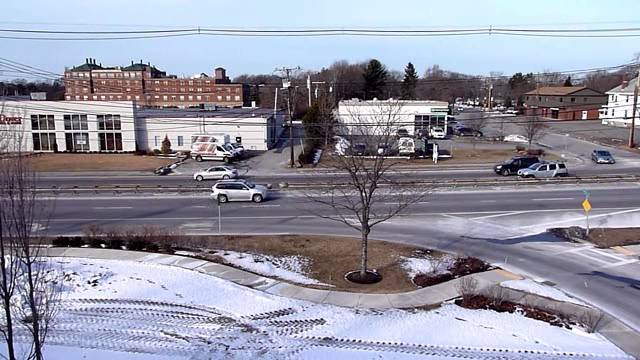
#> input picture frame 50 of resources/cars.avi, 640 x 360 px
$ python main.py
#> lines starting #> are read from the running program, lines starting #| are printed output that depends on the picture
### car_detection/car_keeper.py
import cv2


class CarKeeper:

    def __init__(self, car_comparator):
        self.id_seq = 1
        self.cars = []
        self.car_comparator = car_comparator

    def add(self, detected_cars):
        new_cars = self.get_new_cars(detected_cars)
        existing_cars = self.get_existing_cars(detected_cars)
        non_detected_cars = self.get_not_detected_cars(existing_cars)

        for detected_car in existing_cars:
            similar_car = self.get_similar(detected_car)
            if similar_car is not None:
                detected_car.update(similar_car)
        for car in new_cars:
            car.assign_id(self.id_seq)
            self.id_seq = self.id_seq + 1
            print(f"Found new car! {self.id_seq - 1}")
        self.cars = new_cars + existing_cars + non_detected_cars

    def get_new_cars(self, detected_cars):
        return list(filter(lambda x: self.car_comparator.overlaps(x, self.cars) <= 1 and self.get_similar(x) is None, detected_cars))

    def get_existing_cars(self, detected_cars):
        return list(filter(lambda x: self.get_similar(x) is not None, detected_cars))

    def get_not_detected_cars(self, existing_and_detected):
        existing_and_detected_ids = list(map(lambda x: x.id, existing_and_detected))
        non_detected = list(filter(lambda x: x.id in existing_and_detected_ids, self.cars))
        return non_detected

    # [5 lines left out: function get_similar, not called in this run]

### car_detection/summary_painter.py
import cv2
import math
import numpy as np

class SummaryPainter:

    def __init__(self, car_colors, columns):
        self.car_colors = car_colors
        self.columns = columns

    def paint(self, source, target, cars):
        rows = np.size(target, 0)
        cols = np.size(target, 1)
        column_delta = math.floor(cols/(self.columns + 1))
        current_column_pixel = 10
        current_row_pixel = 10
        current_column = 0
        current_row = 0
        cars.sort(key=lambda x: x.id)
        for car in cars:
            _, _, w, h = cv2.boundingRect(car.contour)
            if current_column_pixel + column_delta >= cols:
                current_col = 0
                current_column_pixel = 10
                current_row_pixel = current_row_pixel + 110
            x, y = current_column_pixel, current_row_pixel
            color = self.car_colors[car.type]
            cv2.rectangle(target, (x, y), (x + column_delta, y + 100), color, 2)
            current_column += 1
            current_column_pixel = current_column_pixel + column_delta + 10

### car_detection/car_factory.py
from car import Car
import cv2
from position import Position


# [5 lines left out: function get_counter_center, not called in this run]


class CarFactory:

    def __init__(self, sizes):
        self.sizes = sizes

    # [10 lines left out: functions make_car, get_type, not called in this run]

### car_detection/area.py
class Area:

    def __init__(self, min, max):
        self.min = min
        self.max = max

    def inside(self, area_amount):
        return self.min <= area_amount < self.max

### car_detection/car_comparator.py
import cv2
from rectangle import Rectangle


class CarComparator:

    def __init__(self, common_area_ratio):
        self.common_area_ratio = common_area_ratio

    # [9 lines left out: function compare, not called in this run]

    def overlaps(self, aCar, allCars):
        overlapping_cars = list(filter(lambda x: self.compare(aCar, x), allCars))
        return len(overlapping_cars)

### car_detection/area_filter.py
import cv2


class AreaFilter:

    def __init__(self, minSize, maxSize):
        self.maxSize = maxSize
        self.minSize = minSize

    def applies(self, contour):
        return self.minSize < cv2.contourArea(contour) < self.maxSize

### car_detection/main.py
import time

import cv2
import numpy as np

from car import Car
from car_factory import CarFactory
from area import Area
from car_keeper import CarKeeper
from car_comparator import CarComparator
from area_filter import AreaFilter
from summary_painter import SummaryPainter

car_sizes = {"CAR": Area(0, 3000), "VAN": Area(3000, 7000), "TRUCK": Area(7000, 10000)}
GREEN_RGB = (0, 255, 0)
YELLOW_RGB = (0, 255, 255)
RED_RGB = (0, 0, 255)
car_colors = {"CAR": GREEN_RGB, "VAN": YELLOW_RGB, "TRUCK": RED_RGB}


# [6 lines of commented-out code are left out]


def on_mouse(event, x, y, flags, param):
    if event == cv2.EVENT_LBUTTONDOWN:
        print('x = %d, y = %d' % (x, y))


def draw_contour_center(contour, image):
    M = cv2.moments(contour)
    # calculate x,y coordinate of center
    cX = int(M["m10"] / M["m00"]) if M["m00"] != 0 else 0
    cY = int(M["m01"] / M["m00"]) if M["m00"] != 0 else 0
    # put text and highlight the center
    cv2.circle(image, (cX, cY), 5, (0, 0, 255), -1)


def process_and_show_image(image):
    gray = cv2.cvtColor(image, cv2.COLOR_BGR2GRAY)
    fgbg = bgSub.apply(gray)
    blur = cv2.GaussianBlur(fgbg, (25, 25), 25)
    _, thresh1 = cv2.threshold(blur, 20, 255, cv2.THRESH_BINARY)
    cv2.imshow("Grey", gray)
    cv2.imshow("Foreground", fgbg)
    cv2.imshow("Blurred foreground", blur)
    cv2.imshow("Thresholded", thresh1)
    return thresh1


def draw_car_boxes(image, cars):
    for car in cars:
        x, y, w, h = cv2.boundingRect(car.contour)
        color = car_colors[car.type]
        cv2.rectangle(image, (x, y), (x + w, y + h), color, 2)


def draw_car_speeds(image, cars, speed_conversion_factor):
    for car in cars:
        speed = int(car.speed * speed_conversion_factor)
        x, y, w, h = cv2.boundingRect(car.contour)
        color = car_colors[car.type]
        cv2.putText(image, f"{speed} km/h", (x, y + 60), font, 0.5, YELLOW_RGB, 2, cv2.LINE_AA)


video = cv2.VideoCapture('../resources/cars.avi')
bgSub = cv2.createBackgroundSubtractorMOG2(history=5, varThreshold=50, detectShadows=False)
kalman = cv2.KalmanFilter(2, 1)
car_factory = CarFactory(car_sizes)
car_comparator = CarComparator(0.8)
frame_width = video.get(cv2.CAP_PROP_FRAME_WIDTH)
frame_height = video.get(cv2.CAP_PROP_FRAME_HEIGHT)
area_filter = AreaFilter(300, frame_height * frame_width - 1000)

fps = video.get(cv2.CAP_PROP_FPS)
sedan_approximated_length = 3.5
sedan_pixel_length = 60
metres_per_pixel_factor = sedan_approximated_length / sedan_approximated_length
speed_conversion_factor = fps * metres_per_pixel_factor * (3600.0 / 1000.0) / 10
font = cv2.FONT_HERSHEY_SIMPLEX
print(f"Frames per second using video.get(cv2.CAP_PROP_FPS) : {fps}")
print(f"Should see approximately 28 cars")
car_keeper = CarKeeper(car_comparator)
painter = SummaryPainter(car_colors, 5)

while video.isOpened():
    ret, frame = video.read()
#> frame is the input picture: shape (360, 640, 3); mean B, G, R 162.3, 147.8, 147.6
    processed_image = process_and_show_image(frame)
#> in process_and_show_image, `gray = cv2.cvtColor(image, cv2.COLOR_BGR2GRAY)`:
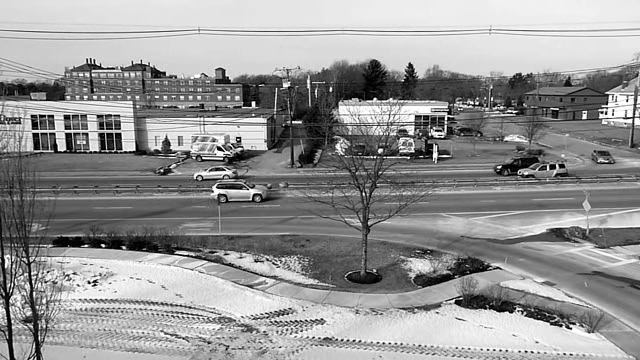
#> gray: shape (360, 640); min 0, max 255, mean 149.3
#> in process_and_show_image, `fgbg = bgSub.apply(gray)`: fgbg: shape (360, 640); every value is 255
    contours, hierarchy = cv2.findContours(processed_image, cv2.RETR_TREE, cv2.CHAIN_APPROX_SIMPLE)
#> contours = [[[0, 0], [0, 359], [639, 359], [639, 0]]]
    contours = list(filter(lambda x: area_filter.applies(x), contours))
#> contours = []
    detected_cars = list(map(lambda contour: car_factory.make_car(contour), contours))
#> detected_cars = []
    car_keeper.add(detected_cars)
#> after the loop in add, `for car in new_cars:`: self.id_seq = 1
#> in add, `self.cars = new_cars + existing_cars + non_detected_cars`: self.cars = []
    cars = car_keeper.cars
#> cars = []
    draw_car_boxes(frame, cars)
    draw_car_speeds(frame, cars, speed_conversion_factor)
    cv2.imshow("6. Result", frame)
    cv2.setMouseCallback('6. Result', on_mouse)
    size = 600, 600, 3
    target = np.zeros(size, dtype=np.uint8)
    painter.paint(frame, target, cars)
#> in paint, `rows = np.size(target, 0)`: rows = 600
#> in paint, `rows = np.size(target, 0)`: target: shape (600, 600, 3); every value is 0
#> in paint, `column_delta = math.floor(cols/(self.columns + 1))`: column_delta = 100
#> after the loop in paint, `for car in cars:`: current_column = 0; current_column_pixel = 10
    cv2.imshow("Target", target)
    key_pressed = cv2.waitKey(0)
#> (key q is pressed here)
    if key_pressed == ord('q'):
        break

video.release()
cv2.destroyAllWindows()

$ run again, starting later in the video
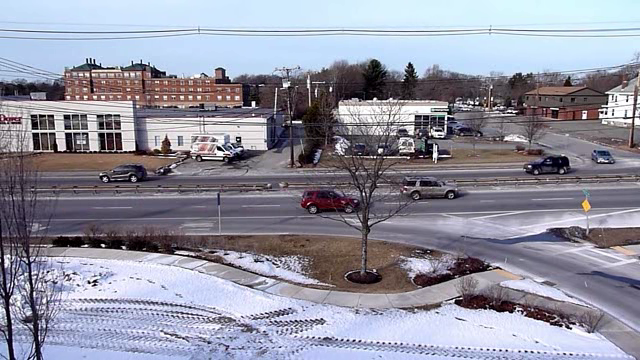
#> input picture frame 225 of resources/cars.avi, 640 x 360 px
#> frame is the input picture: shape (360, 640, 3); mean B, G, R 159.9, 145.3, 145.2
#> in process_and_show_image, `gray = cv2.cvtColor(image, cv2.COLOR_BGR2GRAY)`:
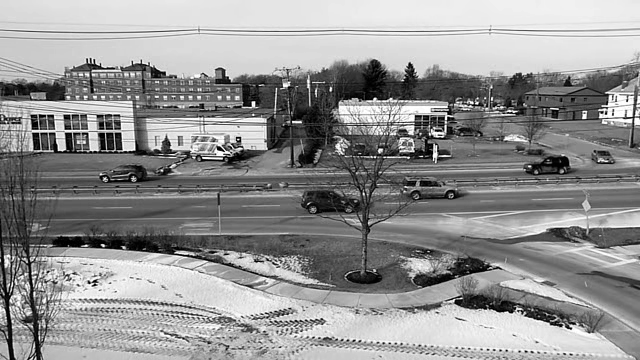
#> gray: shape (360, 640); min 0, max 255, mean 146.9
#> fgbg: shape (360, 640); every value is 255
#> `contours, hierarchy = cv2.findContours(processed_image, cv2.RETR_TREE,..`: contours = [[[0, 0], [0, 359], [639, 359], [639, 0]]]
#> `contours = list(filter(lambda x: area_filter.applies(x), contours))`: contours = []
#> after the loop in add, `for car in new_cars:`: self.id_seq = 1
#> self.cars = []
#> rows = 600
#> target: shape (600, 600, 3); every value is 0
#> column_delta = 100
#> after the loop in paint, `for car in cars:`: current_column = 0; current_column_pixel = 10

$ run again, starting later in the video
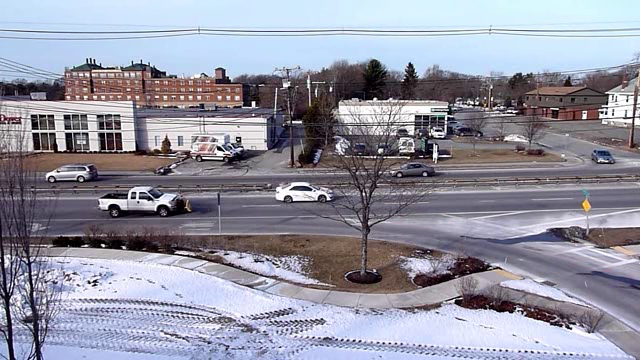
#> input picture frame 400 of resources/cars.avi, 640 x 360 px
#> frame is the input picture: shape (360, 640, 3); mean B, G, R 162.1, 147.5, 147.4
#> in process_and_show_image, `gray = cv2.cvtColor(image, cv2.COLOR_BGR2GRAY)`:
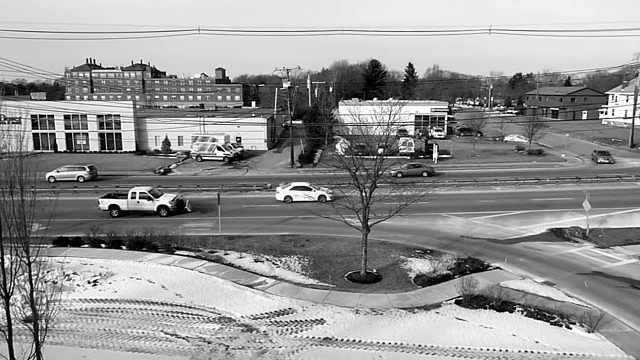
#> gray: shape (360, 640); min 0, max 255, mean 149.1
#> fgbg: shape (360, 640); every value is 255
#> `contours, hierarchy = cv2.findContours(processed_image, cv2.RETR_TREE,..`: contours = [[[0, 0], [0, 359], [639, 359], [639, 0]]]
#> `contours = list(filter(lambda x: area_filter.applies(x), contours))`: contours = []
#> after the loop in add, `for car in new_cars:`: self.id_seq = 1
#> self.cars = []
#> rows = 600
#> target: shape (600, 600, 3); every value is 0
#> column_delta = 100
#> after the loop in paint, `for car in cars:`: current_column = 0; current_column_pixel = 10
